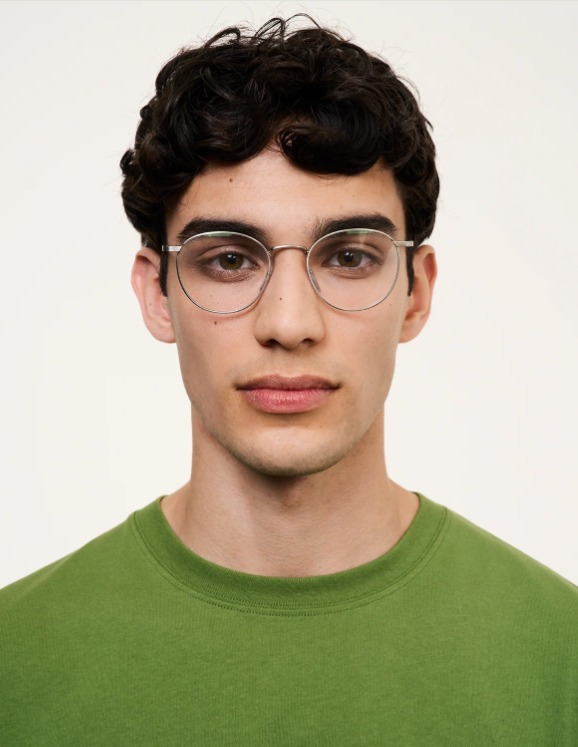
#> input picture images/1.jpeg, 578 x 747 px; its folder holds only this picture in this run
$ python main4.py
#> lines starting #> are read from the running program, lines starting #| are printed output that depends on the picture
#!/usr/bin/env python3
"""
Aggressive Eyeglass Detection (No-Fail Edition)
----------------------------------------
Priorities:
1. Detection Rate > Aesthetics. (Find it even if it's messy).
2. Heavy Morphological Closing to connect broken frames.
3. Retry Mechanism: If strict parameters fail, retry with relaxed ones.
4. RETR_TREE: Look for inner frame boundaries if outer ones are lost.

Author: Senior CV Engineer (AI Assistant)
"""

import glob
import os
import shutil
import argparse
from pathlib import Path
import cv2
import numpy as np

# --- Configuration ---
INPUT_FOLDER = 'images'
OUTPUT_FOLDER = 'output'
DEBUG_FOLDER = 'debug'
FACE_CASCADE_PATH = 'haarcascades/haarcascade_frontalface_default.xml'
# CHANGE: Use specialized eyeglasses cascade
EYE_CASCADE_PATH = 'haarcascades/haarcascade_eye_tree_eyeglasses.xml'

os.makedirs(OUTPUT_FOLDER, exist_ok=True)
os.makedirs(DEBUG_FOLDER, exist_ok=True)

# Global debug flag
DEBUG_MODE = False

def clear_output_dir():
    output_path = Path(OUTPUT_FOLDER)
    output_path.mkdir(parents=True, exist_ok=True)
    for item in output_path.iterdir():
        try:
            if item.is_file() or item.is_symlink():
                item.unlink()
            elif item.is_dir():
                shutil.rmtree(item)
        except OSError:
            pass

def load_face_cascade():
    face_path = Path(FACE_CASCADE_PATH)
    if not face_path.exists():
        face_path = Path(cv2.data.haarcascades) / 'haarcascade_frontalface_default.xml'
    return cv2.CascadeClassifier(str(face_path))

def load_eye_cascade():
    eye_path = Path(EYE_CASCADE_PATH)
    if not eye_path.exists():
        # Fallback to standard eye cascade if specialized one missing
        eye_path = Path(cv2.data.haarcascades) / 'haarcascade_eye_tree_eyeglasses.xml'
    return cv2.CascadeClassifier(str(eye_path))

# [65 lines left out: function calculate_sclera_contrast, not called in this run]

def find_frame_candidate(roi_gray, roi_color_crop, eye_cascade=None, sensitivity='normal', debug_prefix='', morph_iters=1, use_mask=False):
    """
    Core detection logic with variable sensitivity.
    Returns: (best_contour, debug_info_dict)
    """
    debug_info = {
        'total_contours': 0,
        'filtered_by_area_min': 0,
        'filtered_by_area_max': 0,
        'filtered_by_aspect': 0,
        'filtered_by_position': 0,
        'candidates': 0
    }

    h_roi, w_roi = roi_gray.shape
    roi_area = h_roi * w_roi

    # 1. Ön İşleme
    blurred = cv2.bilateralFilter(roi_gray, 9, 75, 75)

    clip_limit = 2.0 if sensitivity == 'normal' else 4.0
    clahe = cv2.createCLAHE(clipLimit=clip_limit, tileGridSize=(8,8))
    enhanced = clahe.apply(blurred)

    # -- STEP 0: PUPIL DETECTION (Her şeyden önce) --
    # Göz merkezini bul (Always run this)
    # CHANGE: Tightened margins to 0.30 (Central 40% only)
    margin_h = int(h_roi * 0.30)
    margin_w = int(w_roi * 0.30)
    center_roi = enhanced[margin_h:-margin_h, margin_w:-margin_w]
    # Extract color ROI as well
    if roi_color_crop is not None:
         center_roi_color = roi_color_crop[margin_h:-margin_h, margin_w:-margin_w]
    else:
         center_roi_color = None

    pupil_x, pupil_y = w_roi // 2, h_roi // 2 # Default center
    if center_roi.size > 0:
        # YENİ: EN KARANLIK MERKEZ ALGORİTMASI (Darkest Centroid)
        # User: "bu mantık iyi olmadı daha iyi bir mantık geliştir"
        # Basit ve güvenilir: En karanlık %5'lik piksellerin ağırlık merkezi

        gray_center = center_roi.copy()

        # 1. En karanlık %5'lik eşik değerini bul
        thresh_val = np.percentile(gray_center, 5)

        # 2. Bu eşiğin altındaki pikselleri maskele
        _, dark_mask = cv2.threshold(gray_center, thresh_val, 255, cv2.THRESH_BINARY_INV)

        # 3. Karanlık bölgenin ağırlık merkezini hesapla
        M = cv2.moments(dark_mask)
        if M["m00"] > 0:
            cx = int(M["m10"] / M["m00"])
            cy = int(M["m01"] / M["m00"])
            pupil_x = cx + margin_w
            pupil_y = cy + margin_h
        else:
            # Fallback: Klasik minMaxLoc (en karanlık tek piksel)
            _, _, min_loc, _ = cv2.minMaxLoc(gray_center)
            pupil_x = min_loc[0] + margin_w
            pupil_y = min_loc[1] + margin_h

    if DEBUG_MODE and debug_prefix:
        # DEBUG: Göz tespitinin sonucunu hemen göster
        debug_path = Path("debug")
        debug_path.mkdir(exist_ok=True)
        pupil_vis = cv2.cvtColor(enhanced, cv2.COLOR_GRAY2BGR)
        cv2.circle(pupil_vis, (pupil_x, pupil_y), 5, (0, 0, 255), -1)
        cv2.imwrite(str(debug_path / f"{debug_prefix}_01_pupil_loc.png"), pupil_vis)

    if use_mask:
        # DYNAMIC PUPIL BLURRING (Akıllı Göz Bulanıklaştırma)
        # Bulduğumuz pupil noktasına göre devasa alanı blurla.

        # 1. Yumuşak Maske Oluştur
        # CHANGE: Alan son kez ayarlandı (%18 Width, %16 Height)
        # User Feedback: "genişlik 18 yükseklik 16 olsun"
        axes = (int(w_roi * 0.18), int(h_roi * 0.16))

        mask = np.zeros_like(enhanced, dtype=np.float32)
        cv2.ellipse(mask, (pupil_x, pupil_y), axes, 0, 0, 360, 1.0, -1)

        # Maskenin kenarlarını yumuşat (Hard Edge olmasın)
        mask = cv2.GaussianBlur(mask, (21, 21), 11)

        # 2. Görüntüyü Ağır Bulanıklaştır (Doku kaybı)
        heavy_blur = cv2.GaussianBlur(enhanced, (99, 99), 30)

        # 3. Blend (Karıştır)
        enhanced_blended = (enhanced * (1.0 - mask) + heavy_blur * mask).astype(np.uint8)

        if DEBUG_MODE and debug_prefix:
            # VISUALIZATION: Nereyi banladığımızı açıkça göster
            ban_vis = cv2.cvtColor(enhanced, cv2.COLOR_GRAY2BGR)
            cv2.ellipse(ban_vis, (pupil_x, pupil_y), axes, 0, 0, 360, (0, 255, 255), 2) # Cyan Elips
            cv2.circle(ban_vis, (pupil_x, pupil_y), 5, (0, 0, 255), -1) # Kırmızı Nokta
            cv2.imwrite(str(debug_path / f"{debug_prefix}_02_eye_ban_vis.png"), ban_vis)

            # Bulanıklaştırılmış "Nuked" halini kaydet
            cv2.imwrite(str(debug_path / f"{debug_prefix}_03_nuked_eye.png"), enhanced_blended)

        enhanced = enhanced_blended

    # 2. Kenar Tespiti
    v = np.median(enhanced)
    sigma = 0.33 if sensitivity == 'normal' else 0.50
    lower = int(max(0, (1.0 - sigma) * v))
    upper = int(min(255, (1.0 + sigma) * v))
    edges = cv2.Canny(enhanced, lower, upper)

    # 3. Morfolojik Kapatma (Boşluk Doldurma)
    # Çerçeve kırıksa birleştir. Yatay kernel kullanıyoruz.
    k_size = (3, 3) if sensitivity == 'normal' else (5, 5)
    kernel = cv2.getStructuringElement(cv2.MORPH_ELLIPSE, k_size)
    # Iteration parametrik yapıldı (Smart Retry için)
    closed = cv2.morphologyEx(edges, cv2.MORPH_CLOSE, kernel, iterations=morph_iters)

    # DEBUG: Ara görüntüleri kaydet
    if DEBUG_MODE and debug_prefix:
        debug_path = Path(DEBUG_FOLDER)
        cv2.imwrite(str(debug_path / f"{debug_prefix}_1_blurred.png"), blurred)
        cv2.imwrite(str(debug_path / f"{debug_prefix}_2_enhanced.png"), enhanced)
        cv2.imwrite(str(debug_path / f"{debug_prefix}_3_edges.png"), edges)
        cv2.imwrite(str(debug_path / f"{debug_prefix}_4_closed.png"), closed)

    # 4. Kontur Arama
    # RETR_TREE: İç içe geçmiş her şeyi bul
    contours, hierarchy = cv2.findContours(closed, cv2.RETR_TREE, cv2.CHAIN_APPROX_SIMPLE)
    debug_info['total_contours'] = len(contours)

    candidates = []

    # Missing variable fix:
    roi_center = (w_roi // 2, h_roi // 2)

    # DEBUG: Konturları görselleştir
    debug_vis = None
    if DEBUG_MODE and debug_prefix:
        debug_vis = cv2.cvtColor(roi_gray, cv2.COLOR_GRAY2BGR)

    # Hierarchy kontrolü: [Next, Previous, First_Child, Parent]
    # Parent != -1 ise bu bir "iç kontur"dur (Frame'in deliği/camı olabilir)
    if hierarchy is not None:
        hierarchy = hierarchy[0]
    else:
        hierarchy = []

    for i, cnt in enumerate(contours):
        area = cv2.contourArea(cnt)
        x, y, w, h = cv2.boundingRect(cnt)
        aspect = float(w) / h if h > 0 else 0

        # İç Kontur Kontrolü (Parent'ı var mı?)
        parent_idx = hierarchy[i][3] if len(hierarchy) > i else -1
        is_inner = (parent_idx != -1)

        hull = cv2.convexHull(cnt)
        hull_area = cv2.contourArea(hull)
        solidity = float(area) / hull_area if hull_area > 0 else 0

        # --- FİLTRELER ---
        # Normal modda sıkı, gevşek modda toleranslı filtreler
        # CHANGE: 0.05 -> 0.10 (Küçük göz parlamalarını/gürültüyü at)
        min_area_ratio = 0.10 if sensitivity == 'normal' else 0.05
        # CHANGE: 0.40 -> 0.30 (Çerçeve kalınsa elensin, sadece ince cam kalsın)
        max_area_ratio = 0.30 if sensitivity == 'normal' else 0.50
        min_aspect = 0.6 if sensitivity == 'normal' else 0.4
        # CHANGE: 4.0 -> 2.2 (Tek cam arıyoruz, 2.5'tan uzun olamaz)
        max_aspect = 2.2 if sensitivity == 'normal' else 3.0

        # CHANGE: 0.72 -> 0.85 (Daha pürüzsüz şekiller iste)
        min_solidity = 0.85 if sensitivity == 'normal' else 0.70

        # DEBUG: Filtre takılma nedenlerini kaydet
        if area < roi_area * min_area_ratio:
            debug_info['filtered_by_area_min'] += 1
            if DEBUG_MODE and debug_vis is not None:
                cv2.rectangle(debug_vis, (x, y), (x+w, y+h), (0, 0, 255), 1)  # Kırmızı: çok küçük
            continue
        if area > roi_area * max_area_ratio:
            debug_info['filtered_by_area_max'] += 1
            if DEBUG_MODE and debug_vis is not None:
                cv2.rectangle(debug_vis, (x, y), (x+w, y+h), (255, 0, 255), 1)  # Magenta: çok büyük
            continue
        if not (min_aspect < aspect < max_aspect):
            debug_info['filtered_by_aspect'] += 1
            if DEBUG_MODE and debug_vis is not None:
                cv2.rectangle(debug_vis, (x, y), (x+w, y+h), (255, 165, 0), 1)  # Turuncu: aspect ratio
            continue

        # Solidity Filtresi (Yamuk yumuk şekilleri at)
        if solidity < min_solidity:
             if DEBUG_MODE and debug_vis is not None:
                cv2.rectangle(debug_vis, (x, y), (x+w, y+h), (128, 0, 128), 1) # Mor: Bozuk şekil
             continue

        # Konum Filtresi (Kaş Kontrolü)
        # CHANGE: 0.05 -> 0.15 (ROI'nin tepesine çok yakınsa muhtemelen kaştır)
        if y < h_roi * 0.15:
            debug_info['filtered_by_position'] += 1
            if DEBUG_MODE and debug_vis is not None:
                cv2.rectangle(debug_vis, (x, y), (x+w, y+h), (0, 255, 255), 1)  # Cyan: konum
            continue

        # Filtre 3: Konum (Çok kenarda mı?)
        cx, cy = x + w//2, y + h//2
        dist_from_center = np.sqrt((cx - roi_center[0])**2 + (cy - roi_center[1])**2)
        max_dist = w_roi * 0.45
        if dist_from_center > max_dist:
            debug_info['filtered_by_position'] += 1
            continue

        # 6. SHAPE COMPLETION (Şekil Tamamlama)
        # User feedback: "Üstünden çizgi çiziyorsun"
        # ConvexHull "U" şeklindeki bir çerçeveyi düz çizgiyle kapatır ve gözü keser.
        # FitEllipse ise eğimi takip ederek gözün ETRAFINDAN dolaşan bir yay çizer.
        if len(cnt) >= 5:
            try:
                # Elips uydur ve çokgene çevir (360 derece kapalı)
                ellipse_fit = cv2.fitEllipse(cnt)
                center = (int(ellipse_fit[0][0]), int(ellipse_fit[0][1]))
                axes = (int(ellipse_fit[1][0] / 2), int(ellipse_fit[1][1] / 2))
                angle = int(ellipse_fit[2])

                # Elipsi çizgi noktalarına dök (5 derece hassasiyette)
                hull_pts = cv2.ellipse2Poly(center, axes, angle, 0, 360, 5)
                hull = hull_pts.reshape(-1, 1, 2) # Contour formatı
            except:
                # Hata olursa (aşırı düz çizgi vb.) fallback
                hull = cv2.convexHull(cnt)
        else:
            hull = cv2.convexHull(cnt)
        # BOTTOM-ANCHOR SCORING (Alt Odaklı Puanlama)
        # User: "Çizgi çekmeye alttan başla... o kısmı birleştir"
        # Mantık: Çerçevenin alt kenarı (yanak tarafı) en temiz bölgedir.
        # Puan = Alan * (Alt Konum Ağırlığı)
        y_max = cnt[:, :, 1].max()
        bottomness = (y_max / h_roi) ** 2  # Karesel artış ile alt kısmı ödüllendir

        score = area * bottomness

        # INNER CONTOUR PRIORITY (İç Kontur Önceliği)
        # User Feedback: "İçi cam kenarı, dışı çerçeve kenarı... dışını hull ediyorsun"
        # Çözüm: Eğer bu kontur bir "İç Kontur" ise (Hierarchy parent'ı varsa),
        # puanını radikal şekilde artır. Çünkü aradığımız şey tam olarak bu deliktir.
        if is_inner:
            score *= 3.0 # Outer (Dış) konturu kesinlikle geçmeli

        candidates.append((score, cnt))
        debug_info['candidates'] += 1
        if DEBUG_MODE and debug_vis is not None:
            color = (0, 255, 0) if is_inner else (0, 100, 0) # Parlak yeşil: iç, Koyu yeşil: dış
            cv2.rectangle(debug_vis, (x, y), (x+w, y+h), color, 2)

    # DEBUG: Görselleştirmeyi kaydet
    if DEBUG_MODE and debug_vis is not None and debug_prefix:
        cv2.imwrite(str(Path(DEBUG_FOLDER) / f"{debug_prefix}_5_contours_filtered.png"), debug_vis)

    if not candidates:
        return None, debug_info

    # Puana göre sırala (En yüksek puan en üstte)
    candidates.sort(key=lambda x: x[0], reverse=True)

    # En iyi adayı al
    best_cnt = candidates[0][1]

    # User: "Kopsa bile birleştir" -> Convex Hull uygula
    hull = cv2.convexHull(best_cnt)

    if DEBUG_MODE and debug_prefix:
        debug_path = Path("debug")
        vis_hull = cv2.cvtColor(enhanced, cv2.COLOR_GRAY2BGR)
        cv2.drawContours(vis_hull, [hull], -1, (0, 0, 255), 2)
        cv2.imwrite(str(debug_path / f"{debug_prefix}_04_hull.png"), vis_hull)

    # TIGHTENING (Daraltma/Kenar Düzeltme)
    # User: "Biraz çerçeveye taşıyorsun, cam kenarı lazım"
    # Sebep: Morph_iters=3 işlemi kenarları şişirdi (Dilate etkisi).
    # Çözüm: Şimdi aynı miktarda Erode (Aşındırma) yaparak gerçeğe dön.
    if morph_iters > 0:
        mask_refine = np.zeros((h_roi, w_roi), dtype=np.uint8)
        cv2.drawContours(mask_refine, [hull], -1, 255, -1) # İçini doldur

        # Kapatma işleminde kullandığımız kernel ve iterasyon kadar geri al
        # Biraz daha agresif aşındırabiliriz çünkü Hull da dışbükey yapıp şişirdi.
        # k_size yukarıda tanımlı (3x3 veya 5x5)
        # Kapatma işleminde kullandığımız kernel ve iterasyon kadar geri al
        # Biraz daha agresif aşındırabiliriz çünkü Hull da dışbükey yapıp şişirdi.
        # k_size yukarıda tanımlı (3x3 veya 5x5)
        erode_iters = max(1, morph_iters // 2)
        mask_eroded = cv2.erode(mask_refine, kernel, iterations=erode_iters)

        refined_cnts, _ = cv2.findContours(mask_eroded, cv2.RETR_EXTERNAL, cv2.CHAIN_APPROX_SIMPLE)
        if refined_cnts:
            # En büyüğünü al (Erozyon sonucu bölünebilir, ana parçayı istiyoruz)
            refined_hull = max(refined_cnts, key=cv2.contourArea)

            if DEBUG_MODE and debug_prefix:
                vis_tight = cv2.cvtColor(enhanced, cv2.COLOR_GRAY2BGR)
                cv2.drawContours(vis_tight, [refined_hull], -1, (0, 255, 0), 2)
                cv2.imwrite(str(debug_path / f"{debug_prefix}_05_final_tightened.png"), vis_tight)

            return refined_hull, debug_info

    return hull, debug_info

def process_single_eye_roi(roi_gray, roi_color_crop, eye_cascade, full_image, offset_x, offset_y, debug_prefix='', forced_iters=None):
    if roi_gray.size == 0:
        return 0, {}, 0

    # Determine starting iterations
    # If forced_iters is provided (by Symmetry Check), use it.
    # Otherwise default to 1 (Safe mode).
    start_iters = forced_iters if forced_iters is not None else 1

    # PLAN A: Normal Hassasiyet
    # Eğer forced_iters varsa (Symmetry Retry), doğrudan Relaxed modda çalış.
    # Çünkü iter=2 kalın çerçeve yapar, normal modun filtrelerine takılır.
    plan_a_sensitivity = 'relaxed' if forced_iters else 'normal'

    best_cnt, debug_info_normal = find_frame_candidate(
        roi_gray, roi_color_crop=roi_color_crop, eye_cascade=eye_cascade, sensitivity=plan_a_sensitivity, debug_prefix=f"{debug_prefix}_normal",
        morph_iters=start_iters
    )

    # 2. SMART RETRY MANTIĞI
    # Durum 1: Hiçbir şey bulunamadı.
    # Durum 2: Bulunan şey çok küçük (Muhtemel Göz Bebeği/İris).
    h_roi, w_roi = roi_gray.shape
    roi_area = h_roi * w_roi

    should_retry = False
    if best_cnt is None:
        should_retry = True
        reason = "not_found"
    else:
        area = cv2.contourArea(best_cnt)
        if area < roi_area * 0.15: # %15'ten küçükse şüpheli
            should_retry = True
            reason = f"too_small_{area:.0f}"

    # Eğer zaten forced_iters ile geldiysek (Symmetry Retry), tekrar retry yapma (sonsuz döngü olmasın)
    if forced_iters is not None:
        should_retry = False

    debug_info_retry = {}
    if should_retry:
        # Daha güçlü birleştirme ile tekrar dene (morph_iters + 2 -> Toplam 3)
        # Balyoz Yöntemi: 13.png gibi çok kopuk çerçeveleri zorla birleştir.
        # CHANGE: Dynamic Maske AKTİF.
        retry_iters = start_iters + 2
        retry_cnt, debug_info_retry = find_frame_candidate(
            roi_gray, roi_color_crop=roi_color_crop, eye_cascade=eye_cascade, sensitivity='relaxed', debug_prefix=f"{debug_prefix}_retry",
            morph_iters=retry_iters, use_mask=True
        )

        if retry_cnt is not None:
             retry_area = cv2.contourArea(retry_cnt)
             if best_cnt is None or retry_area > cv2.contourArea(best_cnt):
                 best_cnt = retry_cnt
                 debug_info_normal['smart_retry'] = f"active_{reason}"

    # PLAN B: Relaxed Mode
    debug_info_relaxed = {}
    if best_cnt is None:
        best_cnt, debug_info_relaxed = find_frame_candidate(
            roi_gray, roi_color_crop=roi_color_crop, eye_cascade=eye_cascade, sensitivity='relaxed', debug_prefix=f"{debug_prefix}_relaxed", morph_iters=start_iters + 1
        )

    found_area = 0
    if best_cnt is not None:
        found_area = cv2.contourArea(best_cnt)

        # CHANGE: Convex Hull KAPALI. Doğrudan konturu çiz.
        contour_offset = best_cnt + [offset_x, offset_y]

        # Çizim (Cyan, Kalınlık 2) -> Draw on full_image
        cv2.drawContours(full_image, [contour_offset], -1, (255, 255, 0), 2)

        combined_debug = {
            'mode_used': 'normal' if debug_info_relaxed.get('total_contours', 0) == 0 else 'relaxed',
            'normal': debug_info_normal,
            'retry': debug_info_retry,
            'relaxed': debug_info_relaxed
        }
        return 1, combined_debug, found_area

    combined_debug = {
        'mode_used': 'failed',
        'normal': debug_info_normal,
        'relaxed': debug_info_relaxed
    }
    return 0, combined_debug, 0

def process_image(img_path, face_cascade, eye_cascade):
#> called with img_path = 'images/1.jpeg'
    input_path = Path(img_path)
    filename = input_path.name
    img = cv2.imread(str(input_path))
#> img is the input picture: shape (747, 578, 3); mean B, G, R 140.9, 167.2, 173.2

    if img is None: return

    # Standart boyutlandırma
    if img.shape[1] > 1000:
        scale = 1000 / img.shape[1]
        img = cv2.resize(img, None, fx=scale, fy=scale)

    gray = cv2.cvtColor(img, cv2.COLOR_BGR2GRAY)
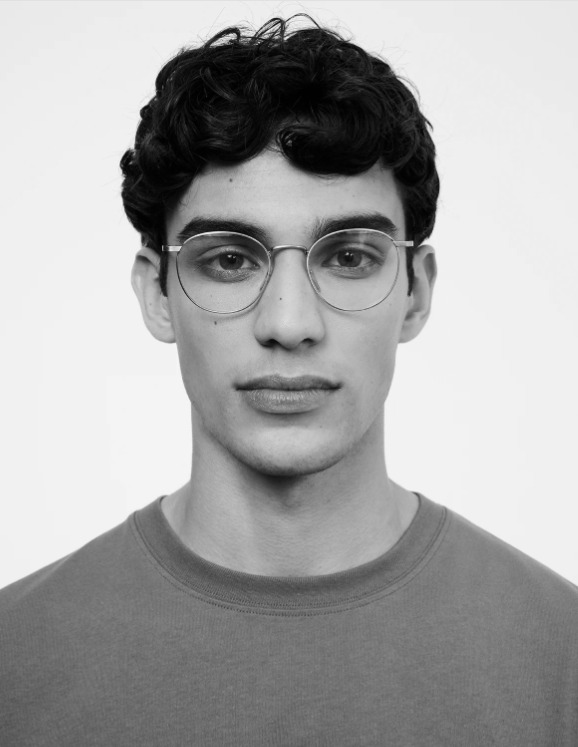
#> gray: shape (747, 578); min 0, max 249, mean 166

    # Yüz Tespiti
    faces = face_cascade.detectMultiScale(gray, 1.1, 5)
#> faces = [[109, 118, 358, 358]]

    # Fallback: Yüz bulunamazsa
    if len(faces) == 0:
        h, w = img.shape[:2]
        faces = [[int(w*0.25), int(h*0.2), int(w*0.5), int(h*0.6)]]

    # En büyük yüz
    if len(faces) > 0:
         faces = sorted(faces, key=lambda f: f[2] * f[3], reverse=True)

    total_hulls = 0
    all_debug_info = []

    # Results container: [face_idx][side] = (hulls_found, debug_info, area, roi_args)
    # roi_args: (roi_g, img, off_x, off_y, debug_prefix)
    eye_results = {}

    for face_idx, (fx, fy, fw, fh) in enumerate(faces):
        if face_idx not in eye_results: eye_results[face_idx] = {}

        # Göz Şeridi
        roi_y_start = int(fy + fh * 0.20)
        roi_y_end = int(fy + fh * 0.60)
        roi_x_mid = int(fx + fw / 2)

        # Static Strip ROI
        coords = [
            (fx, roi_y_start, roi_x_mid, roi_y_end, fx, roi_y_start, 'left'),
            (roi_x_mid, roi_y_start, fx+fw, roi_y_end, roi_x_mid, roi_y_start, 'right')
        ]

        for (x1, y1, x2, y2, off_x, off_y, side) in coords:
            y1=max(0, y1); y2=min(gray.shape[0], y2)
            x1=max(0, x1); x2=min(gray.shape[1], x2)

            roi_g = gray[y1:y2, x1:x2]
            # NEW: Extract Color ROI for RGB Check
            roi_c = img[y1:y2, x1:x2]

            if roi_g.size == 0 or roi_g.shape[0] < 10 or roi_g.shape[1] < 10:
                continue

            debug_prefix = f"{input_path.stem}_face{face_idx}_{side}" if DEBUG_MODE else ""

            # 1. INITIAL PASS
            hulls_found, debug_info, area = process_single_eye_roi(roi_g, roi_c, eye_cascade, img, off_x, off_y, debug_prefix)

            # Store everything needed for potential retry
            eye_args = (roi_g, roi_c, eye_cascade, img, off_x, off_y, debug_prefix)
            eye_results[face_idx][side] = {
                'found': hulls_found,
                'debug': debug_info,
                'area': area,
                'args': eye_args
            }
#> this loop made 1 pass
#> (face_idx, fx, fy, fw, fh, roi_y_start, roi_y_end, roi_x_mid) on pass 1: (0, 109, 118, 358, 358, 189, 332, 288)
#> pass 1, in find_frame_candidate, `blurred = cv2.bilateralFilter(roi_gray, 9, 75, 75)`:
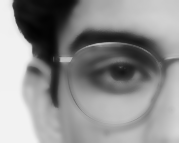
#> blurred: shape (143, 179); min 3, max 242, mean 142.9
#> pass 1, in find_frame_candidate, `enhanced = clahe.apply(blurred)`:
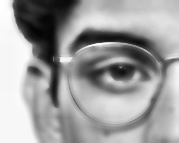
#> enhanced: shape (143, 179); min 4, max 255, mean 158
#> pass 1, in find_frame_candidate, `center_roi = enhanced[margin_h:-margin_h, margin_w:-margin_w]`:
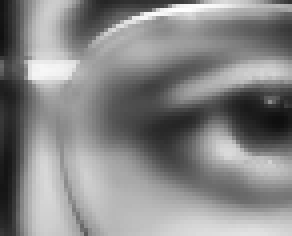
#> center_roi: shape (59, 73) (shown 4 times larger); min 15, max 255, mean 134.8
#> after the loop, eye_results = 1 item
#> (the rest of the program and of its run is left out)
